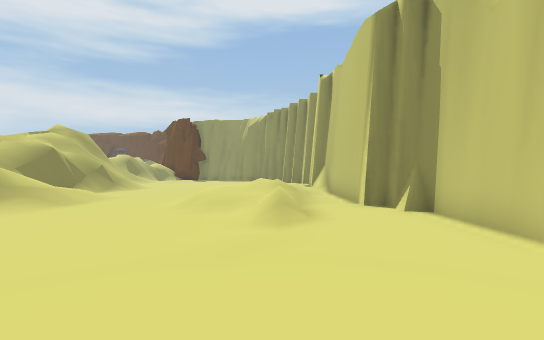
view 1 (above)

16 first-person views from a walk through a scene from a Unity 3-D project. The camera is 1.3 m above the floor, looks level and sees 85° across. The floor is counted in squares, 2 m on a side. Each view is taken from the middle of a square. On the plan, view 1 faces up. The plan holds only what a view shows up to about 9 squares ahead; the rest is blank. The place goes on beyond the plan. The player character is not drawn. Some surface patterns are stand-ins.

view 2
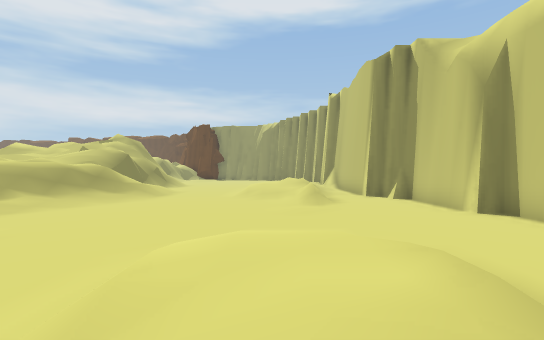

view 3
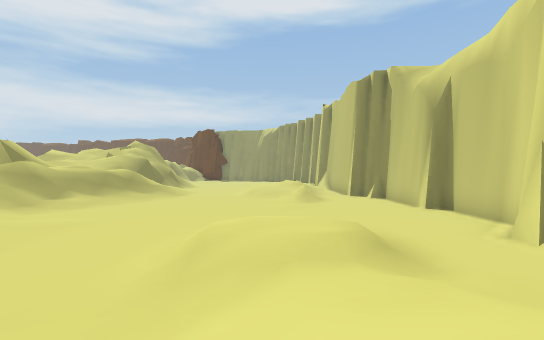

view 4
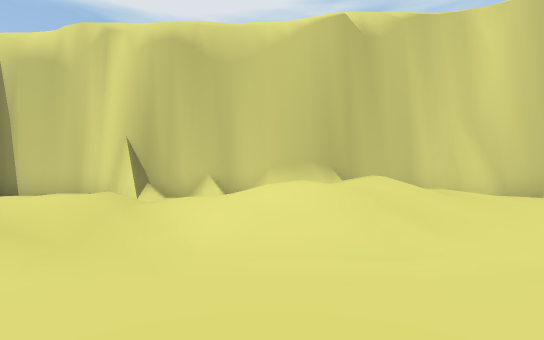

view 5
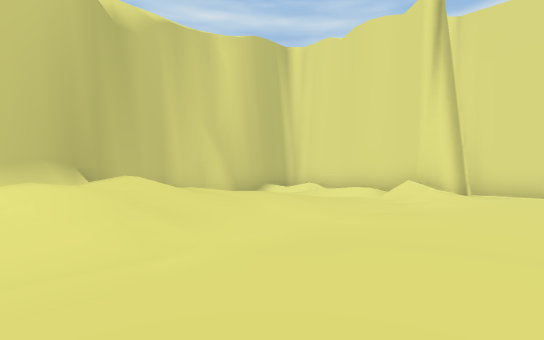

view 6
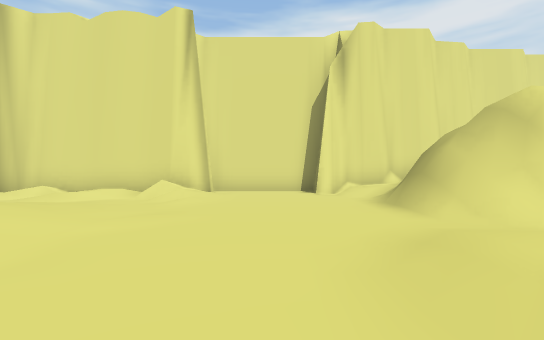

view 7
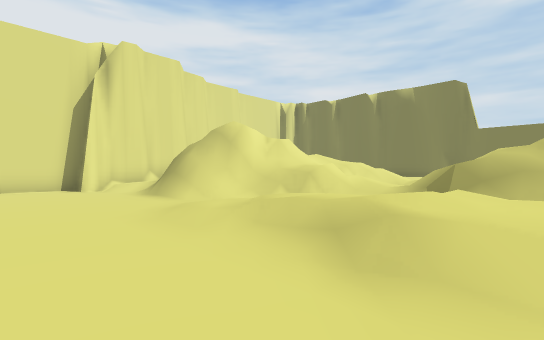

view 8
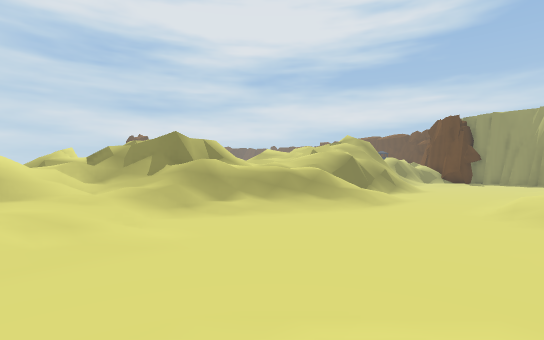

view 9
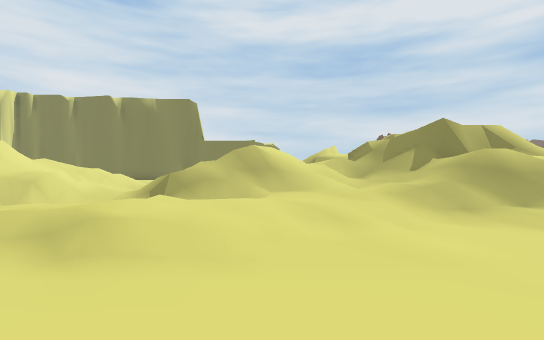

view 10
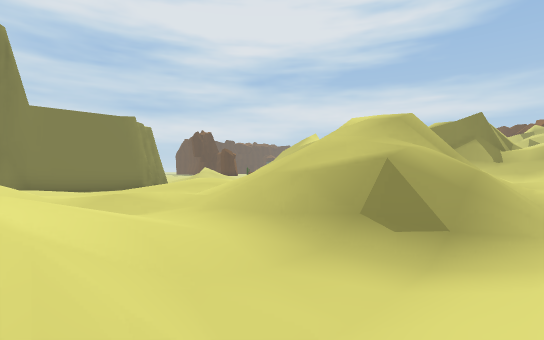

view 11
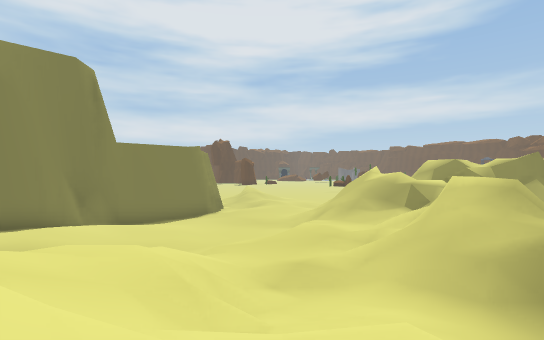

view 12
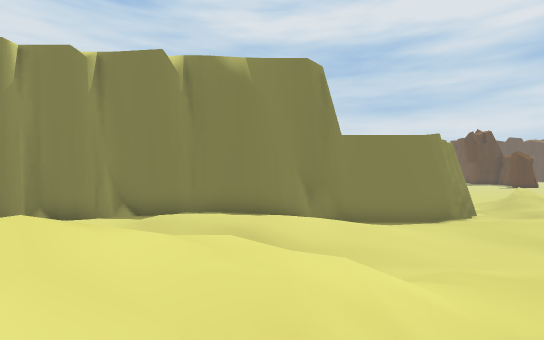

view 13
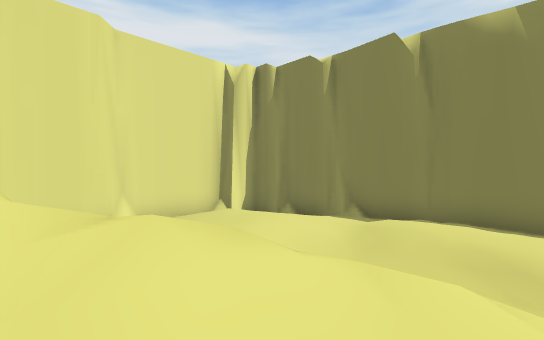

view 14
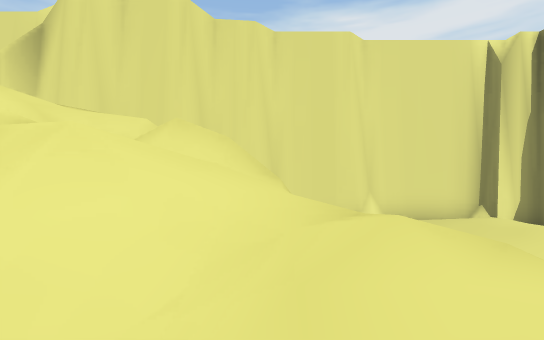

view 15
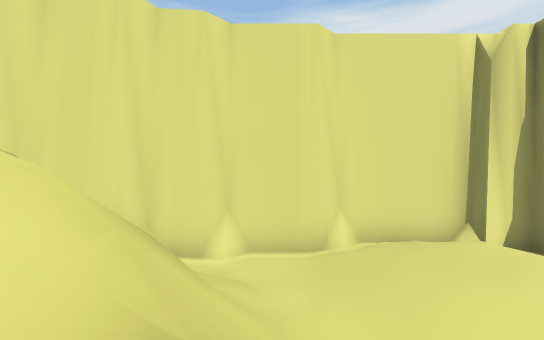

view 16
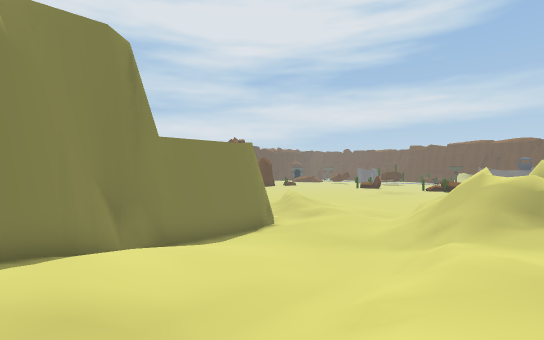

### Floor plan
Key: @ floor where view 1 was taken; # wall or solid block; . main floor; : floor 0.25 m higher than the main floor; + floor 0.75 m higher than the main floor; * floor 9.75 m higher than the main floor; % floor 10 m higher than the main floor; / step, stairs or slope; = window, fence, low wall or low ledge; v drop or lower ground.
Columns run from 19 left of view 1 to 5 right of it. Each row starts with its distance up from view 1.
 10                 ./
  9            /# /..////v/
  8            /=//..////v/
  7              //../////#
  6             /=/...//..#//
  5          ==/==/..../..#v/
  4          #=#=/........#v/
  3         ##==//........##/
  2         ==///..........#/
  1 // // ==#=///..........#/
  0 //::///=#//////..//@..##/
 -1 #/::////v/#////..///..#v
 -2 #///////v///+//..///..#v*
 -3 #....///=//////.../// #v*
 -4 #.//.//////////...//  #v
 -5 #//////////////...//  ##
 -6 #/////////// //...//  #
 -7 #/+// ////////....//  #v
 -8 #/+// /////=/.....//  #/
 -9 #/+//  ////=//....//  #/
-10 #////  /=///=/.../../.#
-11 #/////./=v   ..../////#
-12 v# /+////   //...#####/
-13 %#//+//..//###...#
-14  #/////.##/
-15   ####/

Positions as (right, up) in squares from view 1, and headings:
1: (0, 0), facing up
2: (-1, -3), facing up
3: (-1, -5), facing up
4: (-4, -4), facing right
5: (-4, -4), facing down-right
6: (-4, -4), facing down
7: (-3, -2), facing down-left
8: (-1, -1), facing up-left
9: (-2, -1), facing left
10: (-8, -6), facing up-left
11: (-9, -8), facing up-left
12: (-10, -7), facing left
13: (-11, -7), facing down-left
14: (-11, -7), facing down
15: (-12, -8), facing down
16: (-12, -8), facing up-left
